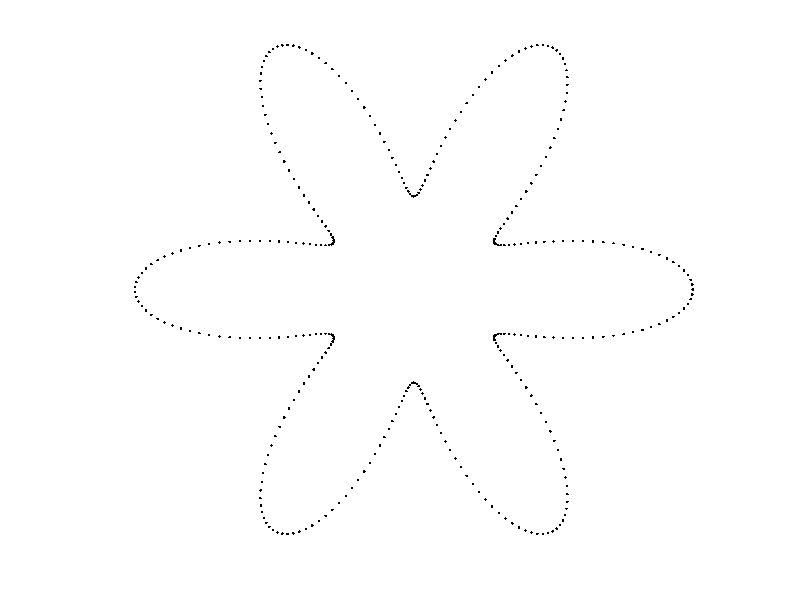

Write the MATLAB code that produced this figure.
% =========================================================================
%  Description:
%    This script generates and plots various parametric shapes by adjusting 
%    the parameters a, b, c, d, n, and m. The model is capable of 
%    generating different geometric figures, including cardioids, ellipses, 
%    egg-shaped forms, and more complex shapes.
%
% =========================================================================
%  A Parametric Function for Fitting Simple Closed Curves: The ParamFit Algorithm
%  
%  Authors:
%    Felipe A. Medécigo-Cabriales 1
%    Francisco Alejandro Alaffita-Hernández 1
%    Beatris Adriana Escobedo-Trujillo 2
%
%  Affiliation:
%    1 Centro de Investigación en Recursos Energéticos y Sustentables, 
%       Universidad Veracruzana, Coatzacoalcos, Veracruz, México.
%    2 Facultad de Ingeniería, Universidad Veracruzana, 
%       Coatzacoalcos, Veracruz, México.
%
%  Contact:
%    Corresponding author: bescobedo@uv.mx
%
%  Description:
%    This script/function is part of the ParamFit algorithm implementation,
%    which provides a parametric function for fitting simple closed curves
%    using the Levenberg-Marquardt optimization method. The method has 
%    been successfully applied to the classification of seeds, diatoms, 
%    and geometric planar curves.
%
%  Citation:
%    If you use this code, please cite:
%    "A Parametric Function for Fitting Simple Closed Curves: The ParamFit Algorithm", Medécigo-Cabriales et al.
% =========================================================================

clear;
clc;

% Define the parameterization interval
t = linspace(0, 2*pi, 360);

%% Shape Configurations (Uncomment one to use)

%% If a = b, c = d, and n = m = 1, the shape is a CARDIOID
% b = 15;
% d = 5;
% m = 1;
% a = b;
% c = d;
% n = m;

%% If b = 0, c > d (but c should not exceed d by much), and n = m = 1, the shape is an EGG SHAPE
% b = 0;
% a = 5;
% c = 4;
% d = 1;
% m = 1;
% n = m;

%% If b = d = 0, the shape is an ELLIPSE; if a = c, it is a CIRCLE
% b = 0;
% d = 0;
% a = 2;
% c = a;
% m = 1;
% n = m;

%% If n = m = 3, a > b, and c > d, the shape is a ROUNDED-TRIANGLE
% a = 10;
% b = 5;
% c = 8;
% d = 2;
% n = 3;
% m = 3;

%% If n = m = 4, a > b, and c > d, the shape is a RECTANGULAR OBLONG
% a = 20;
% b = 1;
% c = 10;
% d = 5;
% n = 4;
% m = 4;

%% If b < a and c = d, the shape is a DROP
% b = 3;
% a = 10;
% c = 5;
% d = 5;
% m = 1;
% n = m;

%%%% Geometric petals  (n and m values define the petals number)
a = 10;
b = a / 2;
c = a;
d = b;
m = 6;
n = m;

%% If n = m = 3, a > b, and c > d, the shape is a ROUNDED-TRIANGLE
% a = 10;
% b = a / 2;
% c = b;
% d = b / 2;
% n = 3;
% m = 3;

%%%%%%%%%%%%%%


% Compute the parametric equations
x = ((a + b*cos(n*t)) .* cos(t))';
y = ((c + d*cos(m*t)) .* sin(t))';

% Plot the parametric shape
figure;
plot(x, y, 'k.');
axis off;
axis equal;

